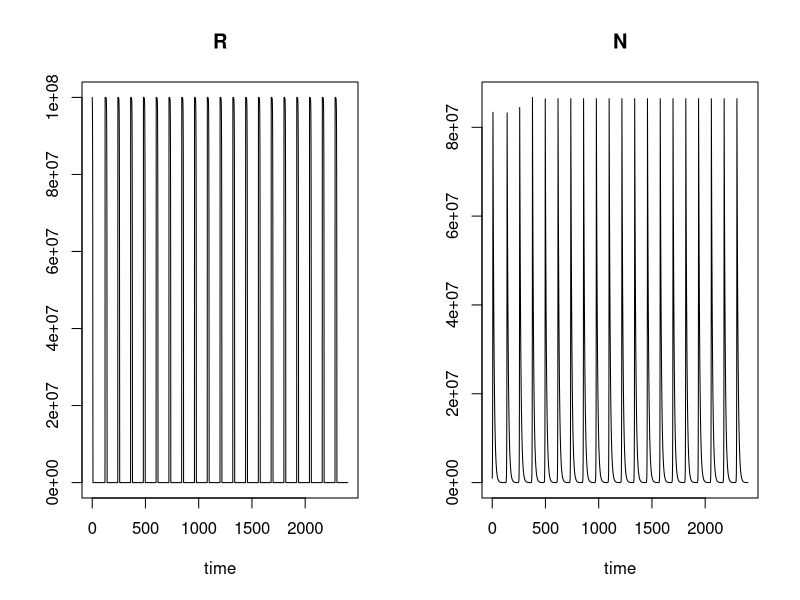

The R source for this figure:
# implementing the srial transfer model of:
#Chaudhry, W. N., Pleška, M., Shah, N. N., Weiss, H., McCall, I. C., Meyer, J. R., … Levin, B. R. 
#(2018). Leaky resistance and the conditions for the existence of lytic bacteriophage. 
#PLOS Biology, 16(8), e2005971. https://doi.org/10.1371/journal.pbio.2005971

#Clear environment
rm(list=ls())
pd=par()
#Load necessary library
library(deSolve)
library(tidyverse)
library(gridExtra)

## Models with multi stage sporulation
#Define system of differential equations for resource and bacteria
serial <- function(t,current,params){
  with(as.list(c(params,current)), {
    #list the equations for the derivatives of each state variable
    #R is the resource (μg per mL)
    dR =  -cmax*N*R/(R+h) 
    
    #N are the bacteria 
    dN = e*cmax*N*R/(R+h)-m*N


    results <- c(dR, dN )
    return (list(results))
  })
}


event <- function(t, current, parms) {
  current['R'] <- 1e8
  current['N'] <- 0.1 * current['N']
  return(current)
  }

###define parameters
#Maximum consumption rate of resources by bacteria
cmax = 0.8
#Half-saturation constant of resource uptake by bacteria
h = 50
#Efficiency of converting resources to bacteria
e = 1
#mortality
m=0.1


# all parameters together
params <- c (cmax=cmax, h=h, e=e, m=m)

#declare initial conditions for state variables
current0 <- c(R = 1e8, N = 1e6)

#define the time to run model
t <- seq (0, 2400, by=1)
t.event <- t[t%%120==0][-1]
# run the model
 out <- lsoda(current0, t, serial, params)

out <- lsoda(current0, t, serial, params,
             events = list(func = event, time=t.event))
plot(out)
# plot(out, log='y')
